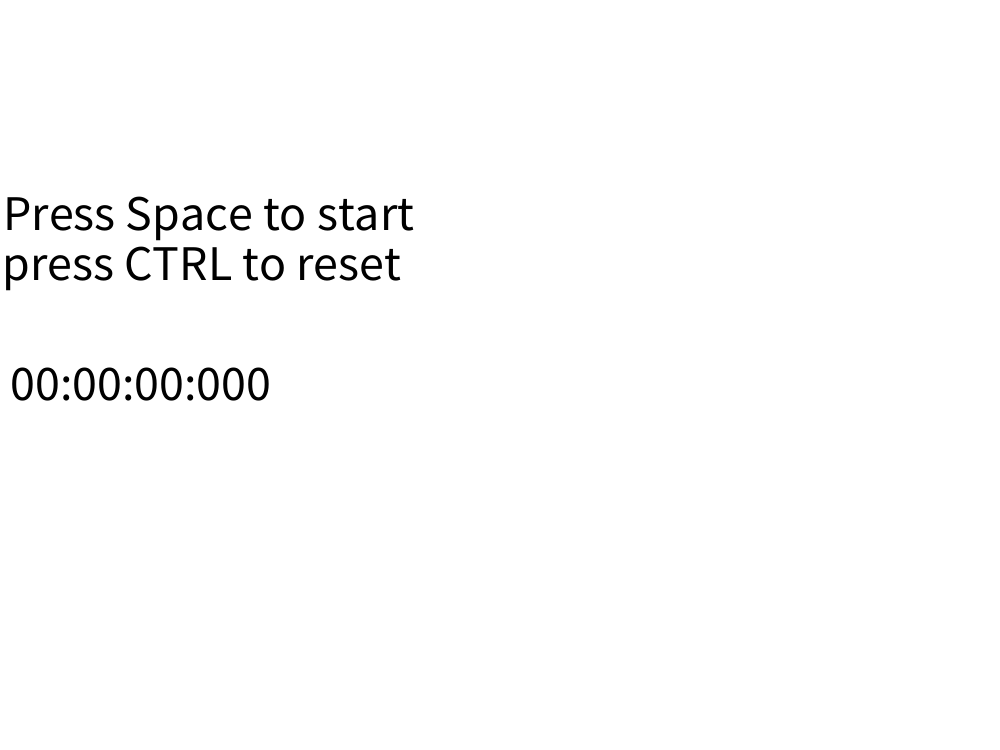
Frame 1 (no input)
Frame 60 (the mouse pressed at the canvas centre just before this capture): identical to frame 1, image omitted
Frame 120 (the mouse held since frame 60 and released just before this capture): identical to frame 1, image omitted

The Processing sketch that drew this single still picture (run headless with seeded random() and noise(); from frame 60 on, the mouse is pressed at the canvas centre):

// Processing sketch: H12_Opdracht4
// ── H12_Opdracht4.pde
boolean on = false;
int mil;
int s;
int m;
int h;
int a;

void setup() {
  size(1000,750);
}

void draw() {
  background(255,255,255);
   if (on){
    mil=millis()-a;
  }

  if (mil>=1000){
    s++;
    a+=1000;
  }
  if (s==60){
    m++;
    s=0;
  }
  if (m==60){
    h++;
    m=0;
  }

  fill(0,0,0);
  textSize(50);
  text(nf(h,2)+":"+nf(m,2)+":"+nf(s,2)+":"+nf(mil,3),10,400);

   fill(0,0,0);
    
    text("Press Space to start",3,230);
    text("press CTRL to reset",2,280);
 
}

void keyPressed() {
  if (keyCode==32 && !on){
    on=true;
    a=millis();
  } else if (keyCode==32){
    on = false;
  }
  else if (keyCode==17){
    on=false;
    mil=0;
    s=0;
    m=0;
    h=0;
  }



}
